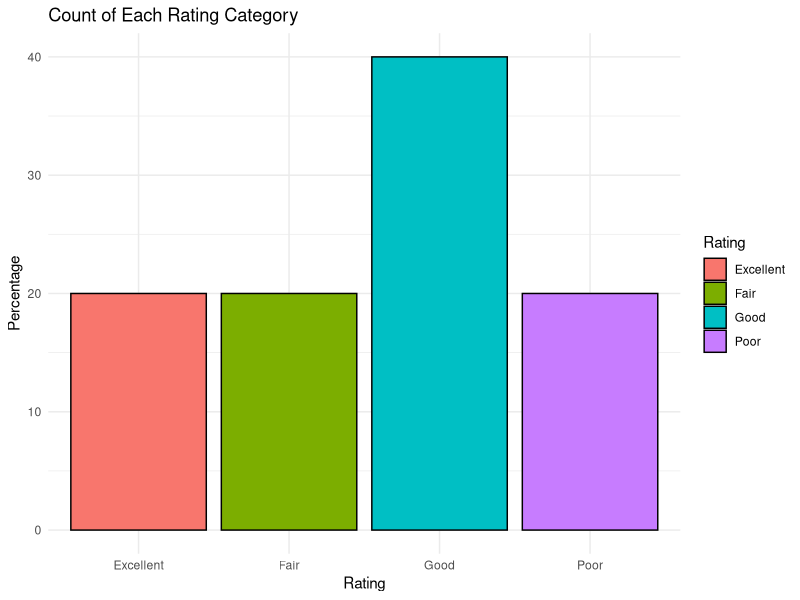

Write the R code that produced this figure. (Note: this script raises an error after producing the figure.)
library(ggplot2)


data <- data.frame(
  ID = c(1, 2, 3, 4, 5),
  Rating = c("Good", "Excellent", "Fair", "Poor", "Good")
)



# Count occurrences of each rating
rating_counts <- table(data$Rating)

# Convert counts to percentages
rating_percentages <- prop.table(rating_counts) * 100

# Create a dataframe for plotting
rating_data <- data.frame(
  Rating = names(rating_percentages),
  Percentage = as.numeric(rating_percentages)
)

# Plotting bar plot
bar_plot <- ggplot(rating_data, aes(x = Rating, y = Percentage, fill = Rating)) +
  geom_bar(stat = "identity", color = "black") +
  labs(title = "Count of Each Rating Category",
       x = "Rating",
       y = "Percentage",
       fill = "Rating") +
  theme_minimal() +
  theme(axis.text.x = element_text(angle = 0, hjust = 0.5))

# Display the bar plot
print(bar_plot)



# Create a table of counts by ID and Rating
rating_table <- table(data$ID, data$Rating)

# Convert to dataframe for plotting
rating_df <- as.data.frame.matrix(rating_table)

# Plotting stacked bar chart
stacked_bar_plot <- ggplot(rating_df, aes(x = factor(Var1), y = Freq, fill = Var2)) +
  geom_bar(stat = "identity", color = "black") +
  labs(title = "Stacked Bar Plot of Rating over IDs",
       x = "ID",
       y = "Count",
       fill = "Rating") +
  theme_minimal() +
  theme(axis.text.x = element_text(angle = 0, hjust = 0.5)) +
  scale_x_discrete(labels = as.character(rating_df$Var1))

# Display the stacked bar plot
print(stacked_bar_plot)




# Calculate percentages for each rating category
rating_percentages <- prop.table(rating_counts) * 100

# Plotting pie chart
pie_chart <- ggplot(rating_data, aes(x = "", y = Percentage, fill = Rating)) +
  geom_bar(stat = "identity", width = 1) +
  coord_polar("y", start = 0) +
  labs(title = "Distribution of Ratings",
       fill = "Rating") +
  theme_minimal() +
  theme(axis.text.x = element_blank(),
        axis.ticks.x = element_blank())

# Display the pie chart
print(pie_chart)



# Example: Average rating by ID (replace with actual data)
average_ratings <- aggregate(as.numeric(as.factor(data$Rating)), by = list(data$ID), FUN = mean)

# Plotting lollipop chart
lollipop_plot <- ggplot(average_ratings, aes(x = Group.1, y = x)) +
  geom_point() +
  geom_segment(aes(x = Group.1, xend = Group.1, y = 0, yend = x), color = "blue") +
  labs(title = "Average Rating by ID",
       x = "ID",
       y = "Average Rating") +
  theme_minimal()

# Display the lollipop plot
print(lollipop_plot)


# Plotting bar chart of frequency
freq_bar_plot <- ggplot(data, aes(x = Rating)) +
  geom_bar(fill = "skyblue") +
  labs(title = "Frequency of Each Rating Category",
       x = "Rating",
       y = "Frequency") +
  theme_minimal() +
  theme(axis.text.x = element_text(angle = 0, hjust = 0.5))

# Display the frequency bar plot
print(freq_bar_plot)